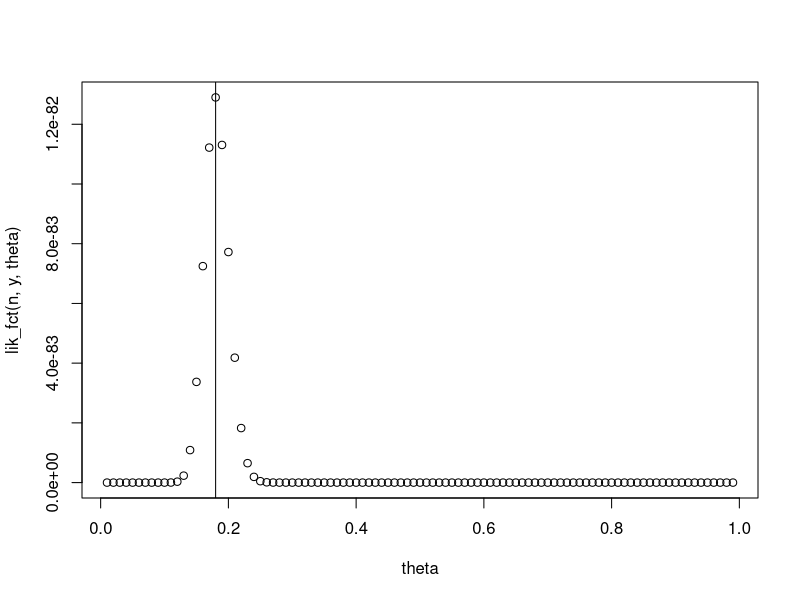
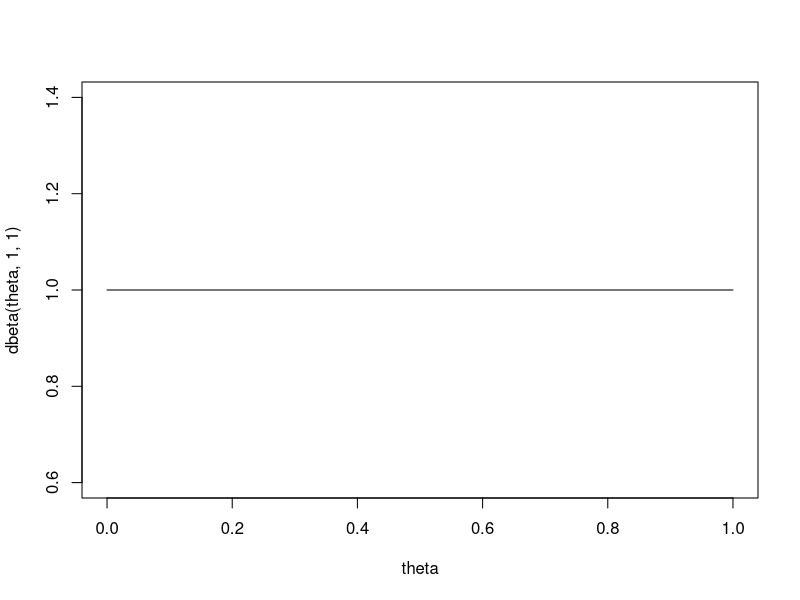
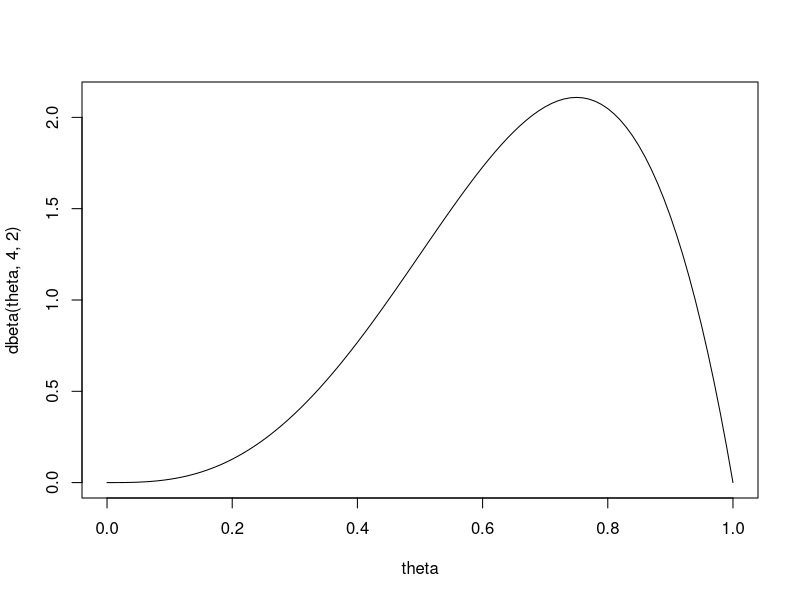
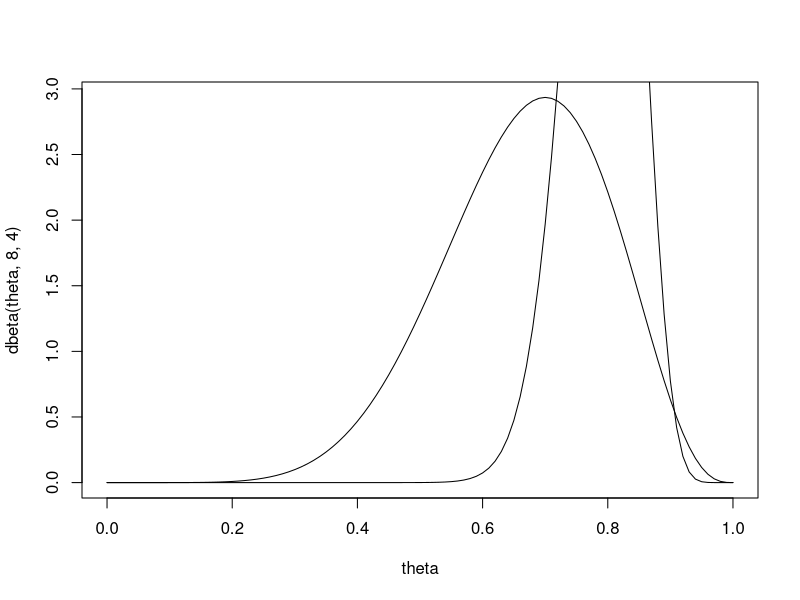
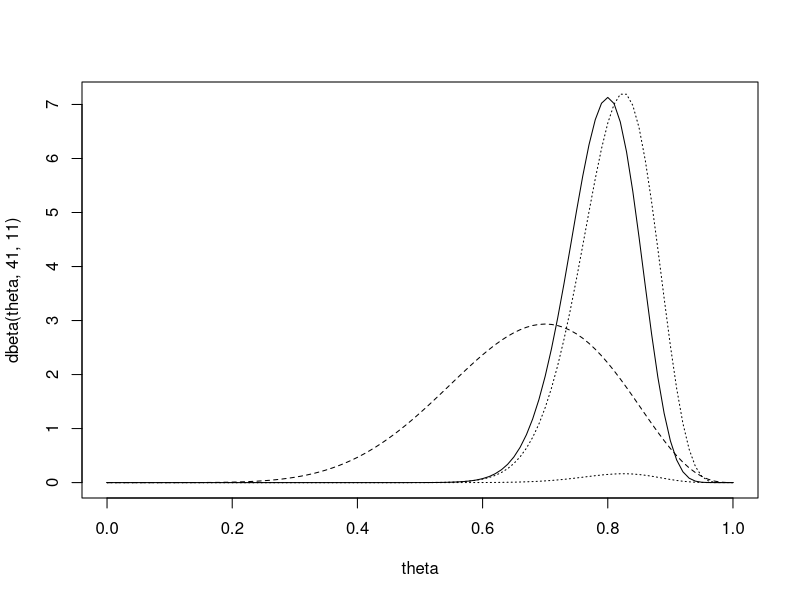
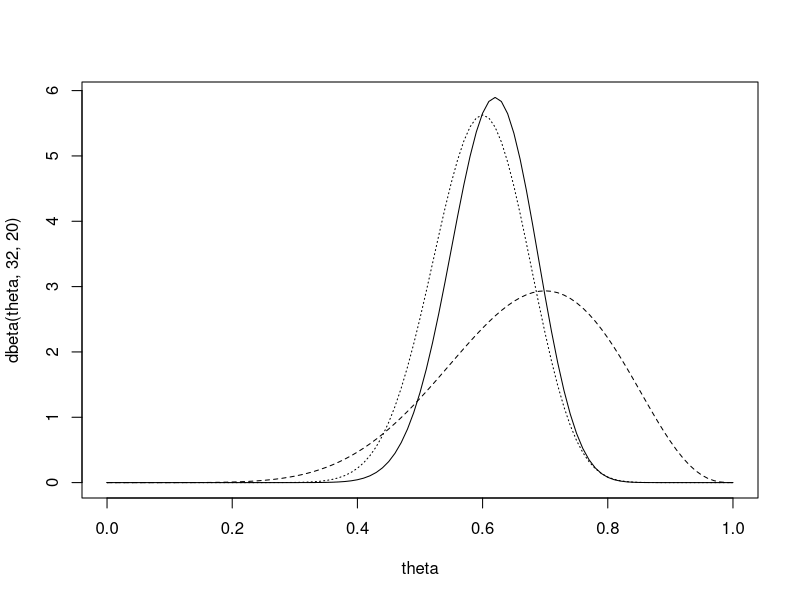
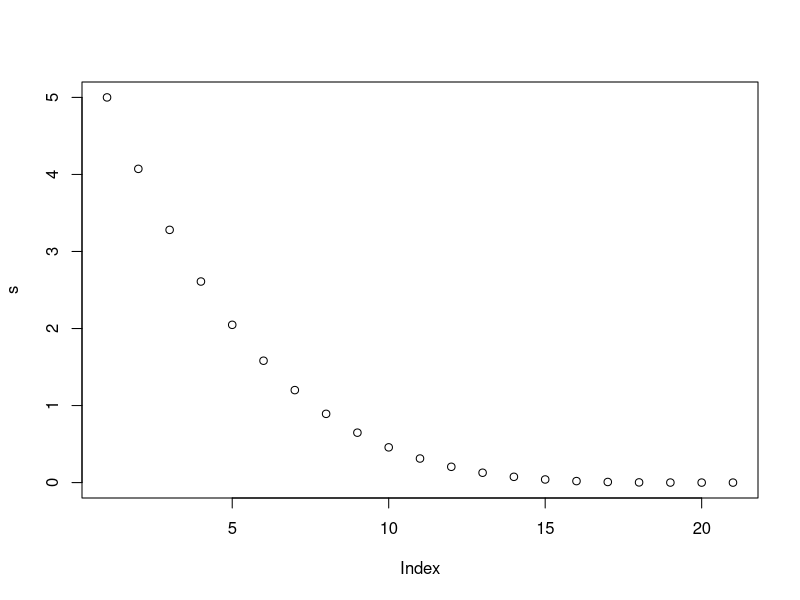
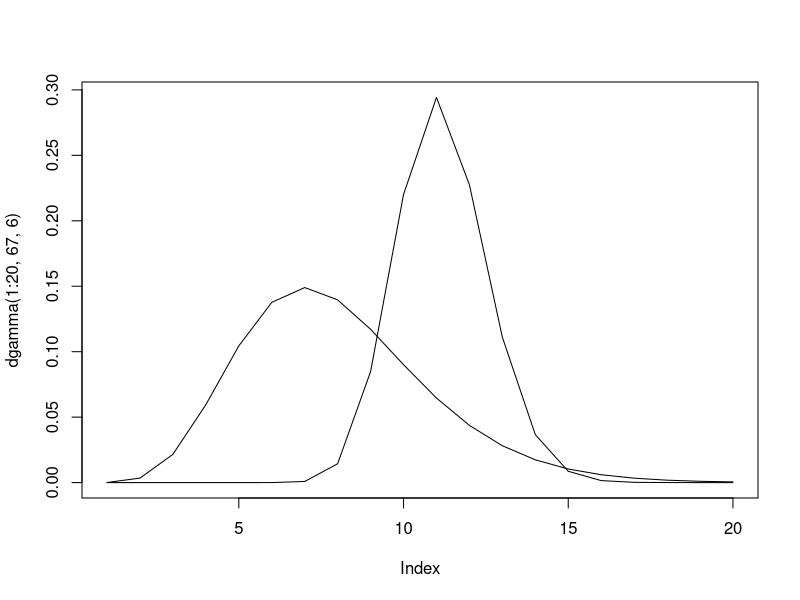

Reproduce these figures in R, in order.
## ---- chunk 1
knitr::opts_chunk$set(echo = FALSE)
## ---- chunk 2
## fonction likelihood (loi binomiale)
y<-72
n<-400
lik_fct<-function(n,y,theta){return(theta^y*(1-theta)^(n-y))}
theta<-seq(from=0.01, to=0.99, by=0.01)
plot(theta, lik_fct(n,y, theta))
abline(v=y/n)


## ---- chunk 3

# conservative vs liberal
# ! succès = répondre non !
0.5*dbinom(x = 0, size = 5, prob = 0.8)/(0.5*dbinom(x = 0, size = 5, prob = 0.8)+0.5*dbinom(x = 0, size = 5, prob = 0.3))
0.5*dbinom(x = 0, size = 5, prob = 0.3)/(0.5*dbinom(x = 0, size = 5, prob = 0.8)+0.5*dbinom(x = 0, size = 5, prob = 0.3))

# coin
postprob<-function(t=c(1/2, 7/10, 3/10), prior=c(0.4, 0.3, 0.3),
                   size=4, n=2){
    
         tmp<-vector()
         for (i in 1:length(t)){
             tmp[i]<-prior[i]*dbinom(x = n, size = size, prob = t[i])
            }
         return(tmp)
     }

a<-postprob(n=2)
a/sum(a)

## ---- chunk 4

# Suppose we are giving two students a multiple-choice exam with 40 questions, 
# where each question has four choices. We don't know how much the students
# have studied for this exam, but we think that they will do better than just
# guessing randomly. 
# 1) What are the parameters of interest?
# 2) What is our likelihood?
# 3) What prior should we use?
# 4) What is the prior probability P(theta>.25)? P(theta>.5)? P(theta>.8)?
# 5) Suppose the first student gets 33 questions right. What is the posterior
#    distribution for theta1? P(theta1>.25)? P(theta1>.5)? P(theta1>.8)?
#    What is a 95% posterior credible interval for theta1?
# 6) Suppose the second student gets 24 questions right. What is the posterior
#    distribution for theta2? P(theta2>.25)? P(theta2>.5)? P(theta2>.8)?
#    What is a 95% posterior credible interval for theta2?
# 7) What is the posterior probability that theta1>theta2, i.e., that the 
#    first student has a better chance of getting a question right than
#    the second student?

############
# Solutions:

# 1) Parameters of interest are theta1=true probability the first student
#    will answer a question correctly, and theta2=true probability the second
#    student will answer a question correctly.

# 2) Likelihood is Binomial(40, theta), if we assume that each question is 
#    independent and that the probability a student gets each question right 
#    is the same for all questions for that student.

# 3) The conjugate prior is a beta prior. Plot the density with dbeta.
theta=seq(from=0,to=1,by=.01)
plot(theta,dbeta(theta,1,1),type="l")
plot(theta,dbeta(theta,4,2),type="l")
plot(theta,dbeta(theta,8,4),type="l")

# 4) Find probabilities using the pbeta function.
1-pbeta(.25,8,4)
1-pbeta(.5,8,4)
1-pbeta(.8,8,4)

# 5) Posterior is Beta(8+33,4+40-33) = Beta(41,11)
41/(41+11)  # posterior mean
33/40       # MLE

lines(theta,dbeta(theta,41,11))

# plot posterior first to get the right scale on the y-axis
plot(theta,dbeta(theta,41,11),type="l")
lines(theta,dbeta(theta,8,4),lty=2)
# plot likelihood
lines(theta,dbinom(33,size=40,p=theta),lty=3)
# plot scaled likelihood
lines(theta,44*dbinom(33,size=40,p=theta),lty=3)

# posterior probabilities
1-pbeta(.25,41,11)
1-pbeta(.5,41,11)
1-pbeta(.8,41,11)

# equal-tailed 95% credible interval
qbeta(.025,41,11)
qbeta(.975,41,11)

# 6) Posterior is Beta(8+24,4+40-24) = Beta(32,20)
32/(32+20)  # posterior mean
24/40       # MLE

plot(theta,dbeta(theta,32,20),type="l")
lines(theta,dbeta(theta,8,4),lty=2)
lines(theta,44*dbinom(24,size=40,p=theta),lty=3)

1-pbeta(.25,32,20)
1-pbeta(.5,32,20)
1-pbeta(.8,32,20)

qbeta(.025,32,20)
qbeta(.975,32,20)

# 7) Estimate by simulation: draw 1,000 samples from each and see how often 
#    we observe theta1>theta2

theta1=rbeta(1000,41,11)
theta2=rbeta(1000,32,20)
mean(theta1>theta2)


# Note for other distributions:
# dgamma,pgamma,qgamma,rgamma
# dnorm,pnorm,qnorm,rnorm
## ---- chunk 5
1/6
s<-dbeta(seq(0,1, by=0.05),1,5)
plot(s)
1/(4+1+5)
pbeta(0.5, 1, 5)
qbeta(0.975, 8, 16)
pbeta(0.35, 8, 16)
pbeta(0.35, 8, 21)


## ---- chunk 6

mean<-8
beta<-1
beta*mean

9+12+10+15+13

plot(dgamma(1:20, 67,6), type="l")
lines(dgamma(1:20, 8,1))

67/6

qgamma(0.05, 67, 6)

plot(dbeta(seq(0,1,length=20),2,2))

